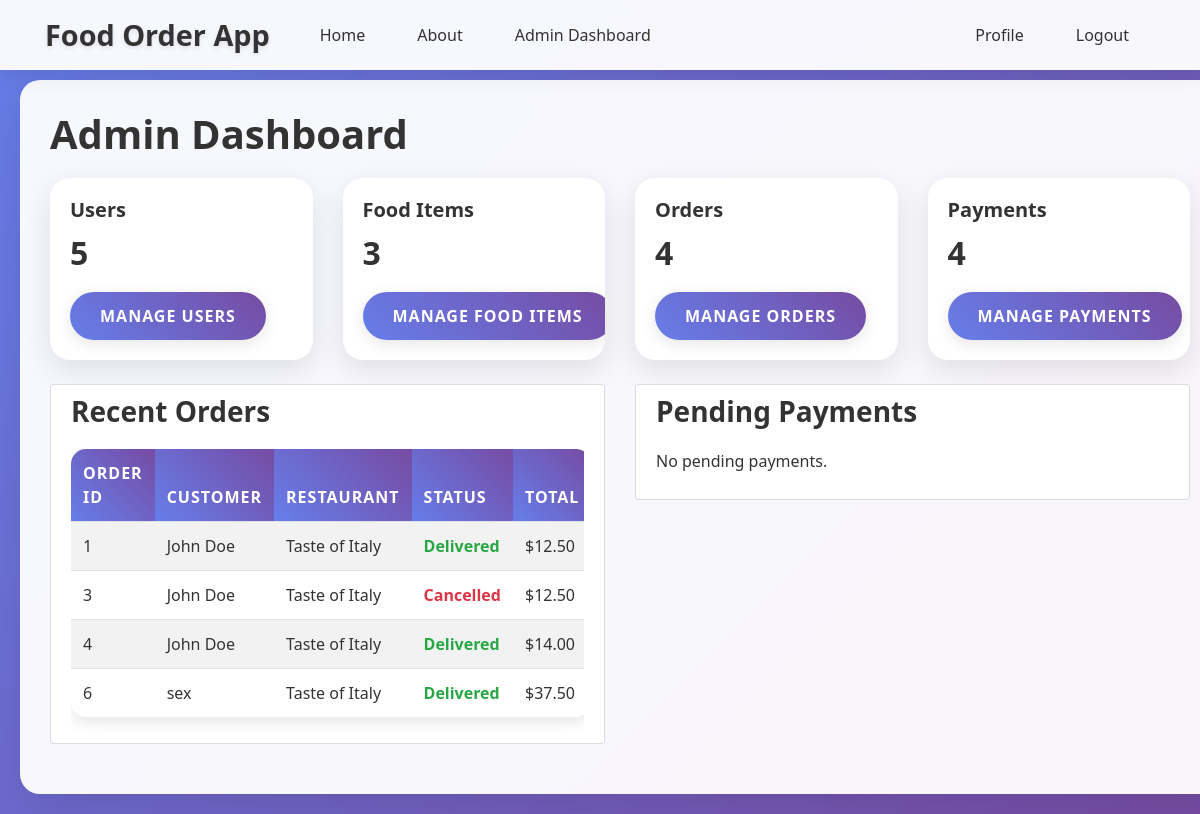
The page /admin/dashboard (signed in) on the database its author committed.
### app/models/order.py (models this page shows, shortened)
class Order(db.Model):
    __tablename__ = 'orders'
    id = db.Column(db.Integer, primary_key=True)
    customer_id = db.Column(db.Integer, db.ForeignKey('users.id'), nullable=False)
    food_item_id = db.Column(db.Integer, db.ForeignKey('food_items.id'), nullable=False)
    restaurant_id = db.Column(db.Integer, db.ForeignKey('users.id'), nullable=False)
    quantity = db.Column(db.Integer, nullable=False)
    total_price = db.Column(db.Numeric(10, 2), nullable=False)
    status = db.Column(db.Enum('pending', 'accepted', 'preparing', 'ready', 'delivered', 'cancelled', name='order_status'), default='pending')
    payment_id = db.Column(db.Integer, db.ForeignKey('payments.id'), nullable=True)
    order_date = db.Column(db.DateTime, default=datetime.utcnow)
    payment = db.relationship("Payment", backref="order", uselist=False, foreign_keys="Order.payment_id")

### app/models/user.py (models this page shows, shortened)
class User(db.Model, UserMixin):
    __tablename__ = 'users'
    id = db.Column(db.Integer, primary_key=True)
    name = db.Column(db.String(100), nullable=False)
    email = db.Column(db.String(120), unique=True, nullable=False)
    phone_number = db.Column(db.String(20), unique=True, nullable=False)
    location = db.Column(db.String(200), nullable=False)
    password = db.Column(db.String(60), nullable=False)
    role = db.Column(db.Enum('admin', 'customer', 'restaurant', name='user_roles'), default='customer')
    status = db.Column(db.Enum('active', 'pending', 'suspended', name='account_status'), default='active')
    food_items = db.relationship('FoodItem', backref='restaurant_owner', lazy=True, foreign_keys='FoodItem.restaurant_id')
    orders_as_customer = db.relationship('Order', backref='customer_user', lazy=True, foreign_keys='Order.customer_id')
    orders_as_restaurant = db.relationship('Order', backref='restaurant_user', lazy=True, foreign_keys='Order.restaurant_id')
    payments_as_customer = db.relationship('Payment', backref='customer_payer', lazy=True, foreign_keys='Payment.customer_id')
    payments_as_restaurant = db.relationship('Payment', backref='restaurant_receiver', lazy=True, foreign_keys='Payment.restaurant_id')

### app/routes/admin.py (the view)
@admin.route("/dashboard")
@login_required
@admin_required
def dashboard():
    users = User.query.all()
    food_items = FoodItem.query.all()
    orders = Order.query.all()
    payments = Payment.query.all()
    return render_template("admin_dashboard.html", users=users, food_items=food_items, orders=orders, payments=payments)

### app/templates/admin_dashboard.html
{% extends "base.html" %}
{% block content %}
    <h1>Admin Dashboard</h1>
    <div class="row">
        <div class="col-md-3">
            <div class="card">
                <div class="card-body">
                    <h5 class="card-title">Users</h5>
                    <h2 class="card-text">{{ users|length }}</h2>
                    <a href="{{ url_for('admin.manage_users') }}" class="btn btn-primary">Manage Users</a>
                </div>
            </div>
        </div>
        <div class="col-md-3">
            <div class="card">
                <div class="card-body">
                    <h5 class="card-title">Food Items</h5>
                    <h2 class="card-text">{{ food_items|length }}</h2>
                    <a href="{{ url_for('admin.manage_food_items') }}" class="btn btn-primary">Manage Food Items</a>
                </div>
            </div>
        </div>
        <div class="col-md-3">
            <div class="card">
                <div class="card-body">
                    <h5 class="card-title">Orders</h5>
                    <h2 class="card-text">{{ orders|length }}</h2>
                    <a href="{{ url_for('admin.manage_orders') }}" class="btn btn-primary">Manage Orders</a>
                </div>
            </div>
        </div>
        <div class="col-md-3">
            <div class="card">
                <div class="card-body">
                    <h5 class="card-title">Payments</h5>
                    <h2 class="card-text">{{ payments|length }}</h2>
                    <a href="{{ url_for('admin.manage_payments') }}" class="btn btn-primary">Manage Payments</a>
                </div>
            </div>
        </div>
    </div>
    <div class="row mt-4">
        <div class="col-md-6">
            <div class="content-section">
                <h3>Recent Orders</h3>
                {% if orders %}
                    <div class="table-responsive">
                        <table class="table table-striped">
                            <thead>
                                <tr>
                                    <th>Order ID</th>
                                    <th>Customer</th>
                                    <th>Restaurant</th>
                                    <th>Status</th>
                                    <th>Total</th>
                                </tr>
                            </thead>
                            <tbody>
                                {% for order in orders[:5] %}
                                    <tr>
                                        <td>{{ order.id }}</td>
                                        <td>{{ order.customer_user.name }}</td>
                                        <td>{{ order.restaurant_user.name }}</td>
                                        <td><span class="order-status {{ order.status }}">{{ order.status.title() }}</span></td>
                                        <td>${{ order.total_price }}</td>
                                    </tr>
                                {% endfor %}
                            </tbody>
                        </table>
                    </div>
                {% else %}
                    <p>No orders yet.</p>
                {% endif %}
            </div>
        </div>
        <div class="col-md-6">
            <div class="content-section">
                <h3>Pending Payments</h3>
                {% if payments %}
                    {% set pending_payments = payments|selectattr("payment_status", "equalto", "pending")|list %}
                    {% if pending_payments %}
                        <div class="table-responsive">
                            <table class="table table-striped">
                                <thead>
                                    <tr>
                                        <th>Payment ID</th>
                                        <th>Transaction ID</th>
                                        <th>Amount</th>
                                        <th>Status</th>
                                    </tr>
                                </thead>
                                <tbody>
                                    {% for payment in pending_payments[:5] %}
                                        <tr>
                                            <td>{{ payment.id }}</td>
                                            <td>{{ payment.bkash_transaction_id }}</td>
                                            <td>${{ payment.amount }}</td>
                                            <td><span class="payment-status {{ payment.payment_status }}">{{ payment.payment_status.title() }}</span></td>
                                        </tr>
                                    {% endfor %}
                                </tbody>
                            </table>
                        </div>
                    {% else %}
                        <p>No pending payments.</p>
                    {% endif %}
                {% else %}
                    <p>No payments yet.</p>
                {% endif %}
            </div>
        </div>
    </div>
{% endblock content %}

### app/static/main.css (style rules this page uses)
body { background: #fafafa; color: #333333; margin-top: 5rem; }
h1, h2, h3, h4, h5, h6 { color: #444444; }
.content-section { background: #ffffff; padding: 10px 20px; border: 1px solid #dddddd; border-radius: 3px; margin-bottom: 20px; }
.order-status { font-weight: bold; }
.order-status.delivered { color: #28a745; }
.order-status.cancelled { color: #dc3545; }
body { padding-bottom: 70px; }
@media (min-width: 768px) { body { background: linear-gradient(135deg, #667eea 0%, #764ba2 100%); font-family: 'Segoe UI', Tahoma, Geneva, Verdana, sans-serif; padding-bottom: 0; } }
@media (min-width: 768px) { h1, h2, h3, h4, h5, h6 { color: #333; font-weight: 700; margin-bottom: 20px; } }
@media (min-width: 768px) { .btn { border-radius: 25px; padding: 12px 30px; font-weight: 600; text-transform: uppercase; letter-spacing: 1px; transition: all 0.3s ease; border: none; box-shadow: 0 4px 15px rgba(0, 0, 0, 0.1); } }
@media (min-width: 768px) { .btn-primary { background: linear-gradient(45deg, #667eea, #764ba2); color: white; } }
@media (min-width: 768px) { .card { border: none; border-radius: 20px; box-shadow: 0 10px 30px rgba(0, 0, 0, 0.1); transition: all 0.3s ease; overflow: hidden; } }
@media (min-width: 768px) { .table { border-radius: 15px; overflow: hidden; box-shadow: 0 5px 15px rgba(0, 0, 0, 0.1); } }
@media (min-width: 768px) { .table thead th { background: linear-gradient(45deg, #667eea, #764ba2); color: white; border: none; font-weight: 600; text-transform: uppercase; letter-spacing: 1px; } }
@media (min-width: 768px) { .table tbody tr { transition: all 0.3s ease; } }

### rows shown on the page
Order: id "1", customer_user.name "John Doe", restaurant_user.name "Taste of Italy", status "Delivered", total_price "12.50"
Order: id "3", customer_user.name "John Doe", restaurant_user.name "Taste of Italy", status "Cancelled", total_price "12.50"
Order: id "4", customer_user.name "John Doe", restaurant_user.name "Taste of Italy", status "Delivered", total_price "14.00"
Order: id "6", customer_user.name "sex", restaurant_user.name "Taste of Italy", status "Delivered", total_price "37.50"

### other values the page prints
{{ users|length }} "5"
{{ food_items|length }} "3"
{{ orders|length }} "4"
{{ payments|length }} "4"
